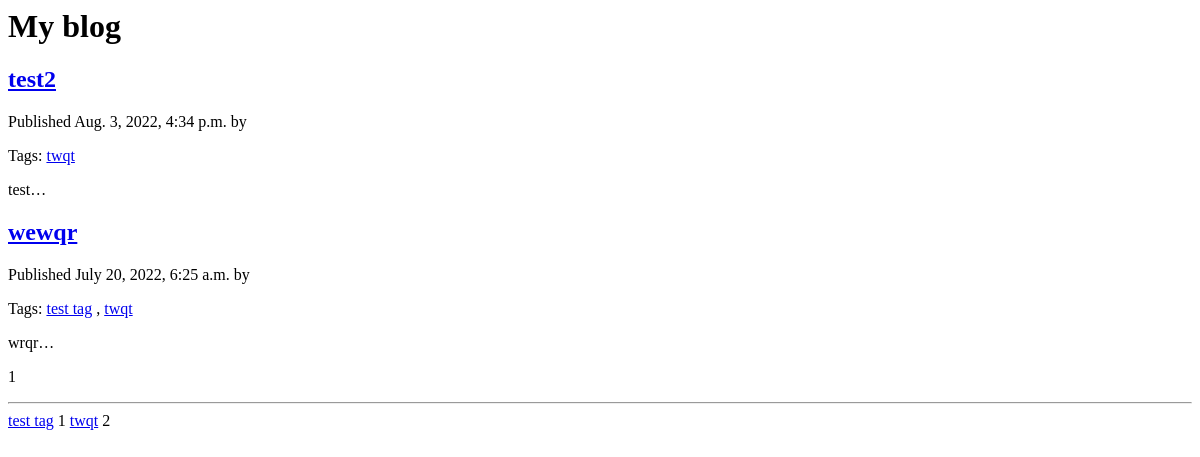
/blog/, run on an earlier commit of the app's database.
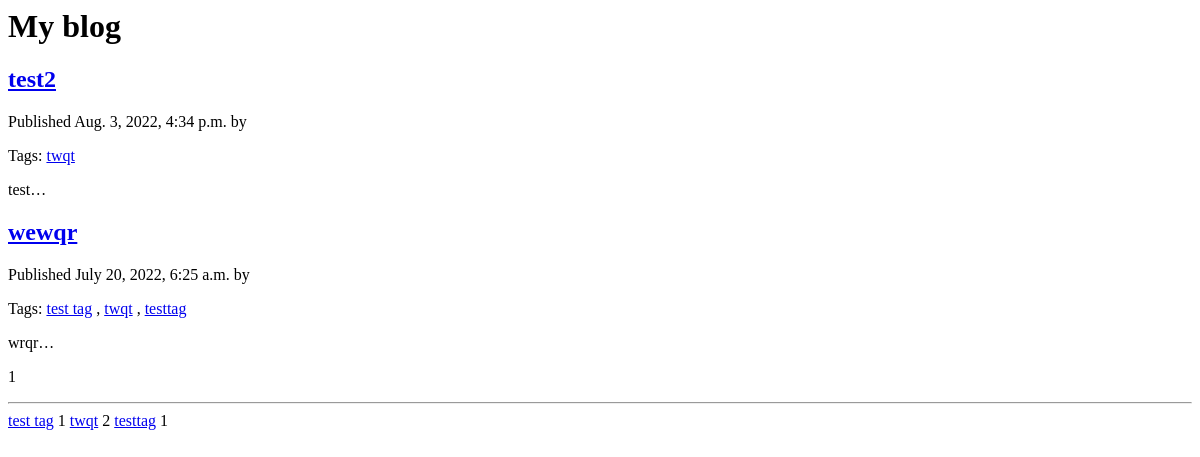
And on a later commit of the database.
### blog/models.py (models this page shows, shortened)
class Post(models.Model):
    STATUS_CHOICES = (
        ('draft', 'Draft'),
        ('published', 'Published'),
    )
    title = models.CharField(max_length=250)
    slug = models.SlugField(max_length=250,
                            unique_for_date='publish')
    author = models.ForeignKey(
        User,
        on_delete=models.CASCADE,
        related_name='blog_posts')
    body = models.TextField()
    publish = models.DateTimeField(default=timezone.now)
    created = models.DateTimeField(auto_now_add=True)
    updated = models.DateTimeField(auto_now=True)
    status = models.CharField(
        max_length=10,
        choices=STATUS_CHOICES,
        default='draft')
    tag_name = models.ManyToManyField(Tag)
    class Meta:
        ordering = ('-publish',)
    def get_url(self):
        return reverse(
            'blog:post_detail',
            args=[
                self.publish.year,
                self.publish.month,
                self.publish.day,
                self.slug,
            ]
        )

class Tag(models.Model):
    title = models.CharField(max_length=250)

### blog/views.py (the view)
# urls.py: path('',views.post_list,name='post_list'),
def post_list(request,tag_slug=None):
    if tag_slug:
        tag = Tag.objects.filter(title=tag_slug).first()
        posts_list =  Post.objects.filter(tag_name__in=[tag])
    else:
        posts_list =  Post.objects.all()
    tag_list = Tag.objects.all()
    paginator = Paginator(posts_list, 3)
    page = request.GET.get('page')  # 获取页码
    try:
        posts = paginator.page(page)  # 获取某页对应的记录
    except PageNotAnInteger:  # 如果页码不是个整数
        posts = paginator.page(1)  # 取第一页的记录
    except EmptyPage:  # 如果页码太大，没有相应的记录
        posts = paginator.page(paginator.num_pages)  # 取最后一页的记录
    return render(request,'blog/post/list.html',locals())

### blog/templates/blog/post/list.html
{% block content %}
<h1>My blog</h1>
{% for post in posts %}
<a href="{{ post.get_url }}">
  <h2>{{ post.title }}</h2>
</a>
<p>
  Published {{ post.publish }} by {{ post.auther }}
</p>
<p>
  Tags:
  {% for tag in post.tag_name.all %}
  <a href="{% url 'blog:post_list_by_tag' tag.title %}">{{ tag.title }}</a>
  {% if not forloop.last %}, {% endif %}
  {% endfor %}
</p>
{{post.body|truncatechars:5 }}
{% endfor %}
<p>
  {% for page_number in posts.paginator.page_range %}
  {% if page_number == posts.number %}
  {{ page_number }}
  {% else %}
  <a href="?page={{ page_number }}">{{ page_number }}</a>
  {% endif %}
  {% endfor %}
</p>
<hr>
<div>
{% for tag in tag_list %}
<a href="{% url 'blog:post_list_by_tag' tag.title %}">{{ tag.title }}</a>
{{ tag.post_set.count }}
{% endfor %}
</div>
{% endblock %}

What changed in the data, as far as the page shows it:
shown differently, row unchanged: Tag "twqt": now shows ","
added Tag: title "testtag", post_set.count "1"
